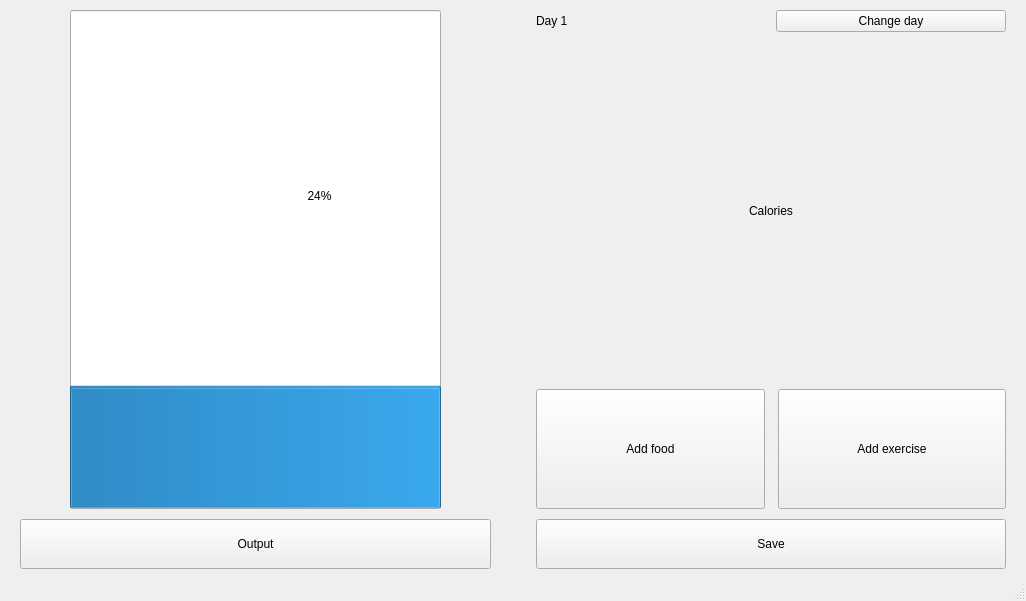
<?xml version="1.0" encoding="UTF-8"?>
<ui version="4.0">
 <class>MainWindow</class>
 <widget class="QMainWindow" name="MainWindow">
  <property name="geometry">
   <rect>
    <x>0</x>
    <y>0</y>
    <width>1026</width>
    <height>601</height>
   </rect>
  </property>
  <property name="windowTitle">
   <string>MainWindow</string>
  </property>
  <property name="styleSheet">
   <string notr="true"/>
  </property>
  <widget class="QWidget" name="centralwidget">
   <layout class="QHBoxLayout" name="horizontalLayout_4">
    <property name="spacing">
     <number>5</number>
    </property>
    <property name="leftMargin">
     <number>20</number>
    </property>
    <property name="topMargin">
     <number>10</number>
    </property>
    <property name="rightMargin">
     <number>20</number>
    </property>
    <property name="bottomMargin">
     <number>10</number>
    </property>
    <item>
     <layout class="QVBoxLayout" name="verticalLayout_2">
      <property name="spacing">
       <number>10</number>
      </property>
      <item>
       <layout class="QHBoxLayout" name="horizontalLayout_3">
        <property name="spacing">
         <number>50</number>
        </property>
        <property name="leftMargin">
         <number>50</number>
        </property>
        <property name="rightMargin">
         <number>50</number>
        </property>
        <item>
         <widget class="QProgressBar" name="Bar">
          <property name="sizePolicy">
           <sizepolicy hsizetype="Preferred" vsizetype="Preferred">
            <horstretch>0</horstretch>
            <verstretch>0</verstretch>
           </sizepolicy>
          </property>
          <property name="layoutDirection">
           <enum>Qt::LeftToRight</enum>
          </property>
          <property name="autoFillBackground">
           <bool>false</bool>
          </property>
          <property name="styleSheet">
           <string notr="true"/>
          </property>
          <property name="value">
           <number>24</number>
          </property>
          <property name="orientation">
           <enum>Qt::Vertical</enum>
          </property>
          <property name="textDirection">
           <enum>QProgressBar::TopToBottom</enum>
          </property>
         </widget>
        </item>
       </layout>
      </item>
      <item>
       <widget class="QPushButton" name="OutputButton">
        <property name="sizePolicy">
         <sizepolicy hsizetype="Minimum" vsizetype="Fixed">
          <horstretch>0</horstretch>
          <verstretch>0</verstretch>
         </sizepolicy>
        </property>
        <property name="minimumSize">
         <size>
          <width>0</width>
          <height>50</height>
         </size>
        </property>
        <property name="baseSize">
         <size>
          <width>100</width>
          <height>100</height>
         </size>
        </property>
        <property name="cursor">
         <cursorShape>PointingHandCursor</cursorShape>
        </property>
        <property name="text">
         <string>Output</string>
        </property>
       </widget>
      </item>
     </layout>
    </item>
    <item>
     <spacer name="horizontalSpacer">
      <property name="orientation">
       <enum>Qt::Horizontal</enum>
      </property>
      <property name="sizeType">
       <enum>QSizePolicy::Fixed</enum>
      </property>
      <property name="sizeHint" stdset="0">
       <size>
        <width>40</width>
        <height>20</height>
       </size>
      </property>
     </spacer>
    </item>
    <item>
     <layout class="QVBoxLayout" name="verticalLayout">
      <property name="spacing">
       <number>10</number>
      </property>
      <item>
       <layout class="QHBoxLayout" name="horizontalLayout_2">
        <item>
         <widget class="QLabel" name="Daylabel">
          <property name="text">
           <string>Day 1</string>
          </property>
         </widget>
        </item>
        <item>
         <widget class="QPushButton" name="ChangeDayButton">
          <property name="text">
           <string>Change day</string>
          </property>
         </widget>
        </item>
       </layout>
      </item>
      <item>
       <spacer name="verticalSpacer_2">
        <property name="orientation">
         <enum>Qt::Vertical</enum>
        </property>
        <property name="sizeHint" stdset="0">
         <size>
          <width>20</width>
          <height>40</height>
         </size>
        </property>
       </spacer>
      </item>
      <item>
       <widget class="QLabel" name="CaloriesLabel">
        <property name="layoutDirection">
         <enum>Qt::LeftToRight</enum>
        </property>
        <property name="text">
         <string>Calories</string>
        </property>
        <property name="alignment">
         <set>Qt::AlignCenter</set>
        </property>
       </widget>
      </item>
      <item>
       <spacer name="verticalSpacer">
        <property name="orientation">
         <enum>Qt::Vertical</enum>
        </property>
        <property name="sizeHint" stdset="0">
         <size>
          <width>20</width>
          <height>34</height>
         </size>
        </property>
       </spacer>
      </item>
      <item>
       <layout class="QHBoxLayout" name="horizontalLayout">
        <property name="spacing">
         <number>13</number>
        </property>
        <item>
         <widget class="QPushButton" name="FoodButton">
          <property name="minimumSize">
           <size>
            <width>120</width>
            <height>120</height>
           </size>
          </property>
          <property name="maximumSize">
           <size>
            <width>300</width>
            <height>300</height>
           </size>
          </property>
          <property name="baseSize">
           <size>
            <width>100</width>
            <height>100</height>
           </size>
          </property>
          <property name="cursor">
           <cursorShape>PointingHandCursor</cursorShape>
          </property>
          <property name="text">
           <string>Add food</string>
          </property>
         </widget>
        </item>
        <item>
         <widget class="QPushButton" name="ExerciseButton">
          <property name="minimumSize">
           <size>
            <width>120</width>
            <height>120</height>
           </size>
          </property>
          <property name="maximumSize">
           <size>
            <width>300</width>
            <height>300</height>
           </size>
          </property>
          <property name="baseSize">
           <size>
            <width>100</width>
            <height>100</height>
           </size>
          </property>
          <property name="cursor">
           <cursorShape>PointingHandCursor</cursorShape>
          </property>
          <property name="text">
           <string>Add exercise</string>
          </property>
         </widget>
        </item>
       </layout>
      </item>
      <item>
       <widget class="QPushButton" name="SaveButton">
        <property name="minimumSize">
         <size>
          <width>0</width>
          <height>50</height>
         </size>
        </property>
        <property name="text">
         <string>Save</string>
        </property>
       </widget>
      </item>
     </layout>
    </item>
   </layout>
  </widget>
  <widget class="QMenuBar" name="menubar">
   <property name="geometry">
    <rect>
     <x>0</x>
     <y>0</y>
     <width>1026</width>
     <height>21</height>
    </rect>
   </property>
  </widget>
  <widget class="QStatusBar" name="statusbar"/>
 </widget>
 <resources/>
 <connections/>
</ui>
